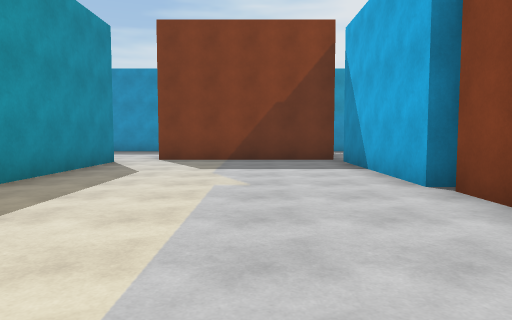
View 1 (above)

20 first-person views from a walk through a scene from a Unity 3-D project. The camera is 1.3 m above the floor, tilts 4° down and sees 70° across. The floor is counted in squares, 2 m on a side. Each view is taken from the middle of a square. On the plan, view 1 faces up. The plan holds only what a view shows up to about 11 squares ahead; the rest is blank. The place goes on beyond the plan. The player character is not drawn.

View 2
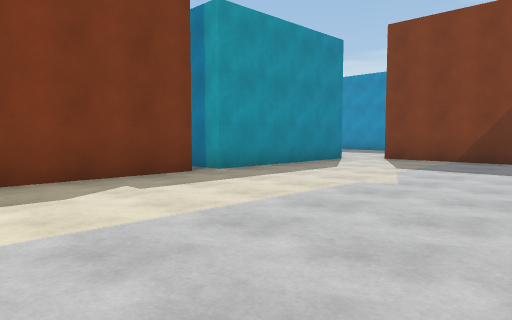

View 3
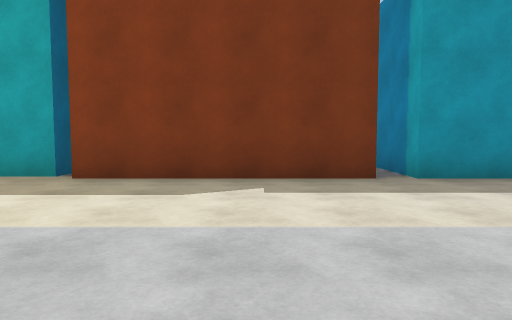

View 4
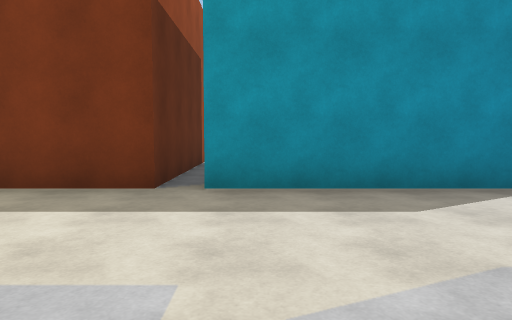

View 5
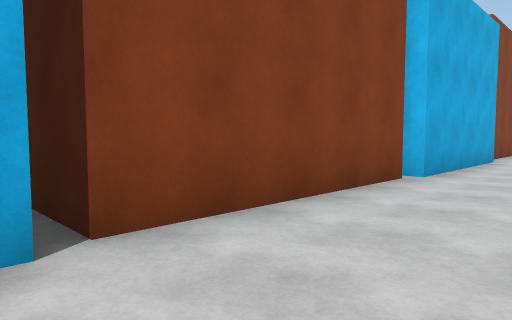

View 6
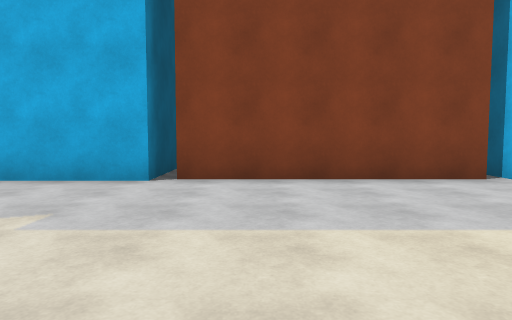

View 7
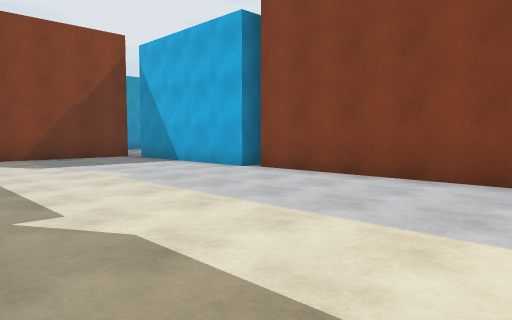

View 8
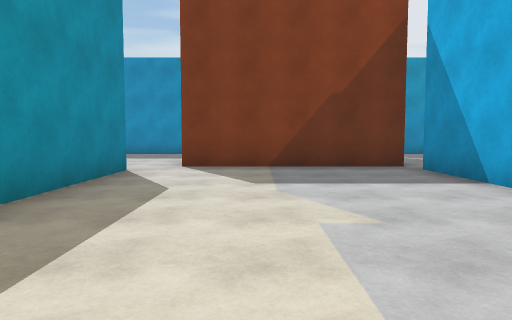

View 9
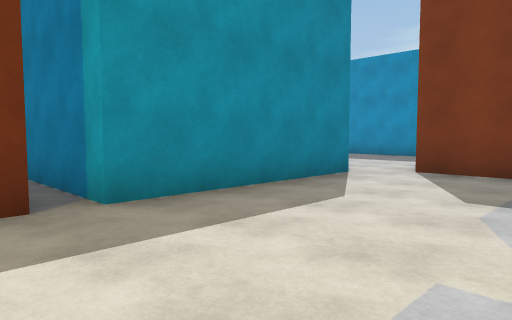

View 10
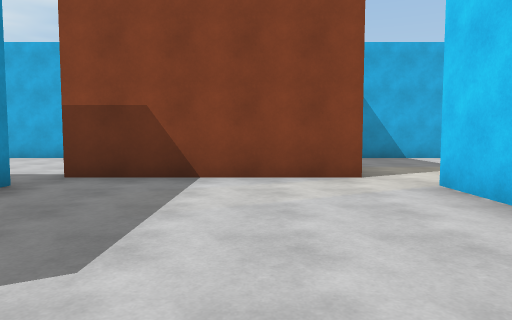

View 11
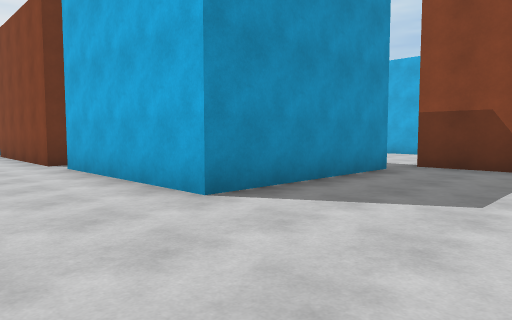

View 12
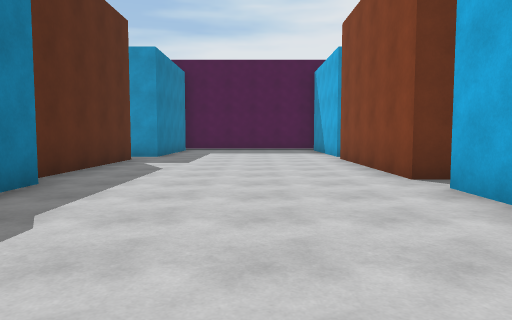

View 13
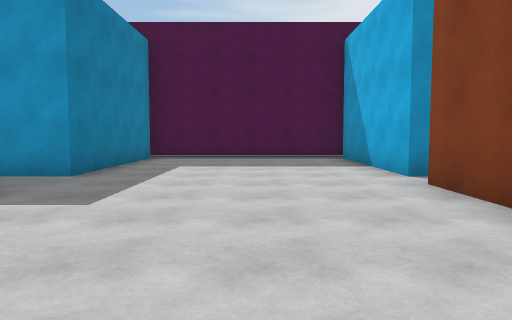

View 14
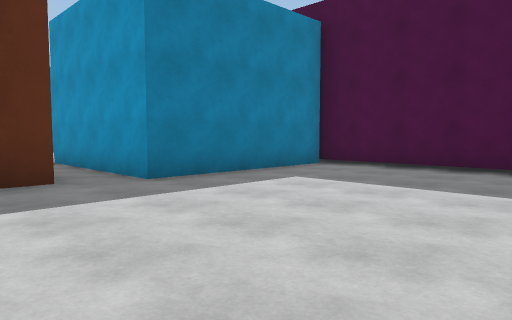

View 15
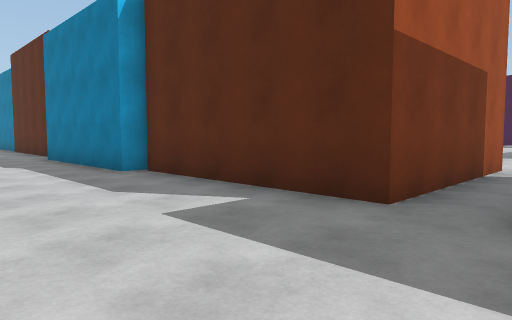

View 16
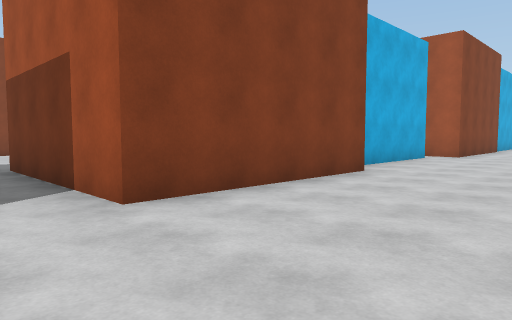

View 17
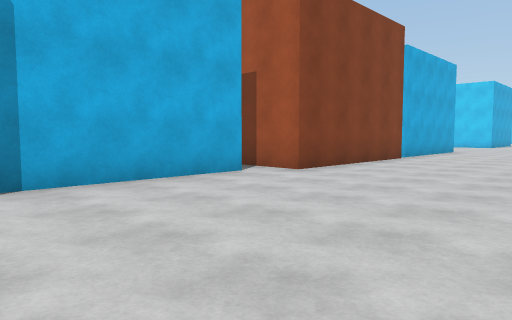

View 18
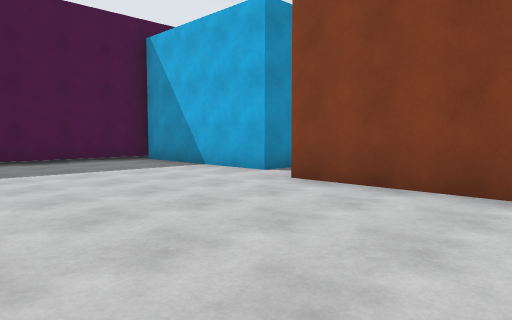

View 19
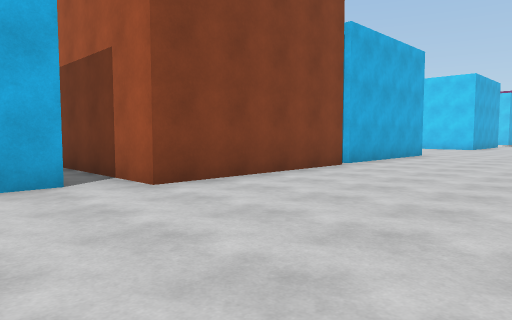

View 20
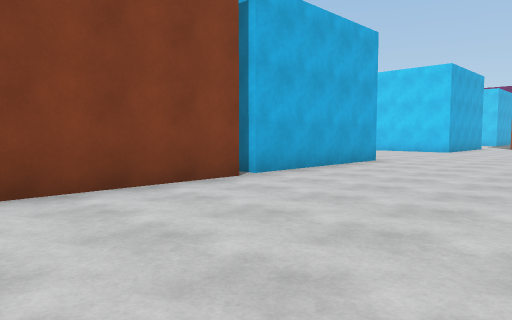

### Floor plan
Points are (right, up) in squares from view 1. A wall is a line through its corners. A room is listed if a view was taken in it or the views show most of it. See-through windows are left out.
Room 1 (views 1, 2, 3, 4, 5, 6, 7, 8, 9)
walls: (4, 4.4) (2.1, 4.4) (2.1, 8.9); (-3.4, 8.7) (-3.4, 4.4) (-6.1, 4.4); (2.3, -0.4) (2.3, 4.1); (-3.6, -1.1) (-3.6, -1.5); (2.1, 9.4) (-2.5, 9.4) (-2.5, 10.6); (2.1, -1.5) (2.1, -0.7) (2.9, -0.7); (-7.8, 3.8) (-3.4, 3.8) (-3.4, -0.8)
ways out: opening at (-7, 4) to room 2; opening at (-3, 9.5) to room 2; opening at (2, 9)
Room 2 (views 10, 11, 12, 13, 14, 15, 16, 17, 18, 19, 20)
walls: (-13.3, 13.1) (-13.3, 12.6); (-17.1, 14.5) (-17.1, 18.2); (-17.8, 9) (-17.8, 13.6) (-14.2, 13.6); (-17.8, 19) (-17.8, 23.5) (-13.3, 23.5) (-13.3, 18.8) (-12.9, 18.8) (-12.9, 14.5); (-7.6, 19.2) (-7.6, 23.8); (-17.8, 4.4) (-17.8, 8.7) (-17.1, 8.7); (-4.8, 8.7) (-3.4, 8.7); (-3.2, 14.1) (-7.6, 14.1) (-7.6, 18.5); (-2.5, 10.6) (-2.5, 14); (-7.2, 24.6) (-7.6, 24.6) (-7.6, 29.1) (-12.9, 29.1) (-12.9, 24.6) (-17.1, 24.6) (-17.1, 29.1) (-20.5, 29.1)
ways out: opening at (-7, 4) to room 1; opening at (-3, 9.5) to room 1; opening at (-8, 19); opening at (-8, 24); opening at (-3, 14)

Where each view was taken, in squares from view 1:
view 1: 0 up, 0 right, facing up
view 2: 0 up, 2 right, facing up-left
view 3: 2 up, 2 right, facing left
view 4: 5 up, 1 right, facing left
view 5: 5 up, 0 right, facing down-right
view 6: 3 up, 3 left, facing right
view 7: 1 down, 3 left, facing up-right
view 8: 2 up, 1 left, facing up
view 9: 3 up, 0 right, facing up-left
view 10: 11 up, 8 left, facing right
view 11: 11 up, 10 left, facing up-right
view 12: 14 up, 10 left, facing up
view 13: 19 up, 10 left, facing up
view 14: 22 up, 8 left, facing up-left
view 15: 25 up, 10 left, facing down-left
view 16: 25 up, 21 left, facing down-right
view 17: 19 up, 22 left, facing down-right
view 18: 20 up, 22 left, facing up-right
view 19: 16 up, 22 left, facing down-right
view 20: 13 up, 22 left, facing down-right
